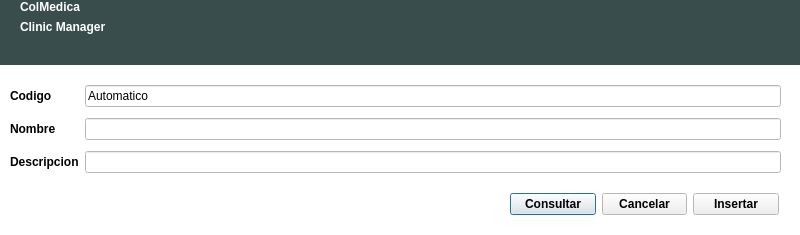
<?xml version="1.0" encoding="UTF-8"?>
<ui version="4.0">
 <class>dialogNuevaCausa</class>
 <widget class="QDialog" name="dialogNuevaCausa">
  <property name="geometry">
   <rect>
    <x>0</x>
    <y>0</y>
    <width>800</width>
    <height>235</height>
   </rect>
  </property>
  <property name="palette">
   <palette>
    <active>
     <colorrole role="Base">
      <brush brushstyle="SolidPattern">
       <color alpha="255">
        <red>255</red>
        <green>255</green>
        <blue>255</blue>
       </color>
      </brush>
     </colorrole>
     <colorrole role="Window">
      <brush brushstyle="SolidPattern">
       <color alpha="255">
        <red>255</red>
        <green>255</green>
        <blue>255</blue>
       </color>
      </brush>
     </colorrole>
    </active>
    <inactive>
     <colorrole role="Base">
      <brush brushstyle="SolidPattern">
       <color alpha="255">
        <red>255</red>
        <green>255</green>
        <blue>255</blue>
       </color>
      </brush>
     </colorrole>
     <colorrole role="Window">
      <brush brushstyle="SolidPattern">
       <color alpha="255">
        <red>255</red>
        <green>255</green>
        <blue>255</blue>
       </color>
      </brush>
     </colorrole>
    </inactive>
    <disabled>
     <colorrole role="Base">
      <brush brushstyle="SolidPattern">
       <color alpha="255">
        <red>255</red>
        <green>255</green>
        <blue>255</blue>
       </color>
      </brush>
     </colorrole>
     <colorrole role="Window">
      <brush brushstyle="SolidPattern">
       <color alpha="255">
        <red>255</red>
        <green>255</green>
        <blue>255</blue>
       </color>
      </brush>
     </colorrole>
    </disabled>
   </palette>
  </property>
  <property name="font">
   <font>
    <weight>75</weight>
    <bold>true</bold>
   </font>
  </property>
  <property name="cursor">
   <cursorShape>PointingHandCursor</cursorShape>
  </property>
  <property name="windowTitle">
   <string>Nueva Causa</string>
  </property>
  <property name="autoFillBackground">
   <bool>true</bool>
  </property>
  <widget class="QWidget" name="widgetCabecera" native="true">
   <property name="geometry">
    <rect>
     <x>0</x>
     <y>0</y>
     <width>800</width>
     <height>65</height>
    </rect>
   </property>
   <property name="palette">
    <palette>
     <active>
      <colorrole role="WindowText">
       <brush brushstyle="SolidPattern">
        <color alpha="255">
         <red>255</red>
         <green>255</green>
         <blue>255</blue>
        </color>
       </brush>
      </colorrole>
      <colorrole role="Base">
       <brush brushstyle="SolidPattern">
        <color alpha="255">
         <red>255</red>
         <green>255</green>
         <blue>255</blue>
        </color>
       </brush>
      </colorrole>
      <colorrole role="Window">
       <brush brushstyle="SolidPattern">
        <color alpha="255">
         <red>57</red>
         <green>77</green>
         <blue>76</blue>
        </color>
       </brush>
      </colorrole>
     </active>
     <inactive>
      <colorrole role="WindowText">
       <brush brushstyle="SolidPattern">
        <color alpha="255">
         <red>255</red>
         <green>255</green>
         <blue>255</blue>
        </color>
       </brush>
      </colorrole>
      <colorrole role="Base">
       <brush brushstyle="SolidPattern">
        <color alpha="255">
         <red>255</red>
         <green>255</green>
         <blue>255</blue>
        </color>
       </brush>
      </colorrole>
      <colorrole role="Window">
       <brush brushstyle="SolidPattern">
        <color alpha="255">
         <red>57</red>
         <green>77</green>
         <blue>76</blue>
        </color>
       </brush>
      </colorrole>
     </inactive>
     <disabled>
      <colorrole role="WindowText">
       <brush brushstyle="SolidPattern">
        <color alpha="255">
         <red>159</red>
         <green>158</green>
         <blue>158</blue>
        </color>
       </brush>
      </colorrole>
      <colorrole role="Base">
       <brush brushstyle="SolidPattern">
        <color alpha="255">
         <red>57</red>
         <green>77</green>
         <blue>76</blue>
        </color>
       </brush>
      </colorrole>
      <colorrole role="Window">
       <brush brushstyle="SolidPattern">
        <color alpha="255">
         <red>57</red>
         <green>77</green>
         <blue>76</blue>
        </color>
       </brush>
      </colorrole>
     </disabled>
    </palette>
   </property>
   <property name="autoFillBackground">
    <bool>true</bool>
   </property>
   <widget class="QWidget" name="layoutWidget_4">
    <property name="geometry">
     <rect>
      <x>20</x>
      <y>0</y>
      <width>162</width>
      <height>70</height>
     </rect>
    </property>
    <layout class="QFormLayout" name="formLayout_5">
     <item row="0" column="0">
      <widget class="QLabel" name="labelColMedica">
       <property name="styleSheet">
        <string notr="true">font: 30pt &quot;Ubuntu Condensed&quot;;
color: rgb(255, 255, 255);</string>
       </property>
       <property name="text">
        <string>ColMedica</string>
       </property>
      </widget>
     </item>
     <item row="1" column="0">
      <widget class="QLabel" name="labelClinicManager">
       <property name="text">
        <string>Clinic Manager</string>
       </property>
      </widget>
     </item>
    </layout>
   </widget>
  </widget>
  <widget class="QWidget" name="layoutWidget">
   <property name="geometry">
    <rect>
     <x>10</x>
     <y>80</y>
     <width>771</width>
     <height>101</height>
    </rect>
   </property>
   <layout class="QGridLayout" name="gridLayout">
    <item row="2" column="0">
     <widget class="QLabel" name="labelDescripcion">
      <property name="text">
       <string>Descripcion</string>
      </property>
     </widget>
    </item>
    <item row="1" column="2">
     <widget class="QLineEdit" name="lineEditNombre">
      <property name="font">
       <font>
        <weight>50</weight>
        <bold>false</bold>
       </font>
      </property>
      <property name="inputMask">
       <string>AAAAAAAAAAAAAAAAAAAAAAAAAAAAAAAAAAAAAAAA; </string>
      </property>
     </widget>
    </item>
    <item row="0" column="2">
     <widget class="QLineEdit" name="lineEditCodigo">
      <property name="font">
       <font>
        <weight>50</weight>
        <bold>false</bold>
       </font>
      </property>
      <property name="cursor">
       <cursorShape>PointingHandCursor</cursorShape>
      </property>
      <property name="text">
       <string>Automatico</string>
      </property>
      <property name="readOnly">
       <bool>true</bool>
      </property>
     </widget>
    </item>
    <item row="0" column="0">
     <widget class="QLabel" name="labelCodigo">
      <property name="text">
       <string>Codigo</string>
      </property>
     </widget>
    </item>
    <item row="1" column="0">
     <widget class="QLabel" name="labelNombre">
      <property name="text">
       <string>Nombre</string>
      </property>
     </widget>
    </item>
    <item row="2" column="2">
     <widget class="QLineEdit" name="lineEditDescripcion">
      <property name="font">
       <font>
        <weight>50</weight>
        <bold>false</bold>
       </font>
      </property>
      <property name="inputMask">
       <string>AAAAAAAAAAAAAAAAAAAAAAAAAAAAAAAAAAAAAAAA; </string>
      </property>
     </widget>
    </item>
   </layout>
  </widget>
  <widget class="QWidget" name="layoutWidget">
   <property name="geometry">
    <rect>
     <x>510</x>
     <y>190</y>
     <width>269</width>
     <height>29</height>
    </rect>
   </property>
   <layout class="QGridLayout" name="gridLayout_2">
    <item row="0" column="0">
     <widget class="QPushButton" name="pushButtonConsultar">
      <property name="text">
       <string>Consultar</string>
      </property>
     </widget>
    </item>
    <item row="0" column="1">
     <widget class="QPushButton" name="pushButtonCancelar">
      <property name="text">
       <string>Cancelar</string>
      </property>
     </widget>
    </item>
    <item row="0" column="2">
     <widget class="QPushButton" name="pushButtonInsertar">
      <property name="text">
       <string>Insertar</string>
      </property>
     </widget>
    </item>
   </layout>
  </widget>
 </widget>
 <resources/>
 <connections/>
</ui>
